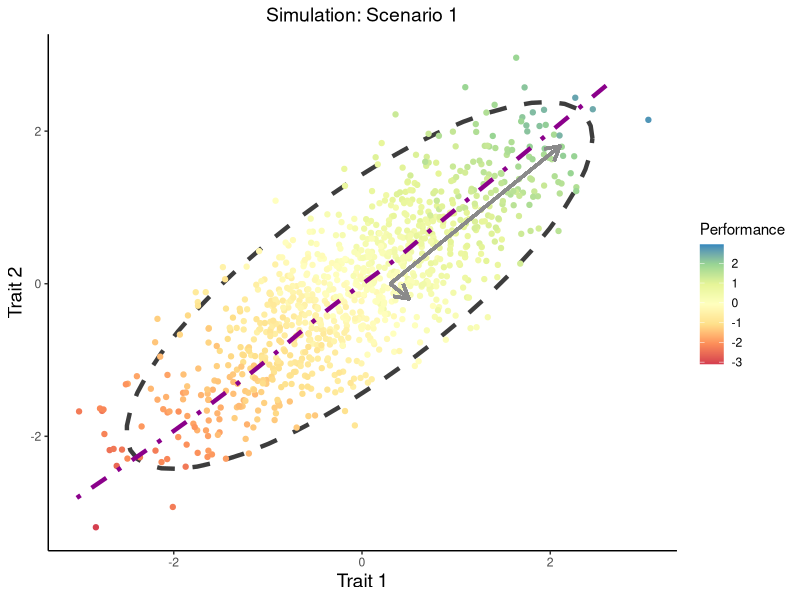
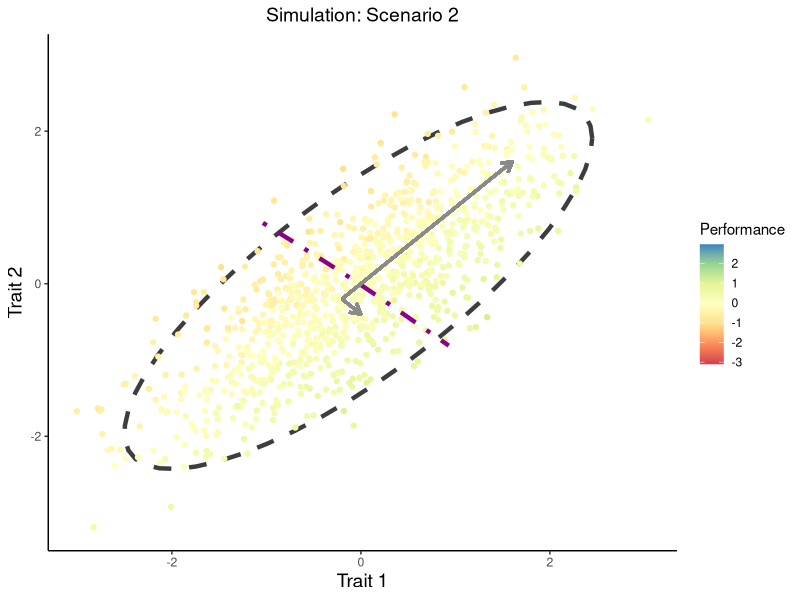

These charts were generated, in order, by the following R code: (Note: a time limit stopped this script after it produced the figures.)
# Running a simulation using our 2-trait model; Plotting output

# load libraries
library(mvtnorm)
library(ggplot2)
library(cowplot)
library(RColorBrewer)

###################################
# Two Traits, with Sampling Error #
###################################

set.seed(1234) # for reproducibility

n_sims <- 1000 # sample 1000 individuals

sigma_2 <- 0.02 # sampling variance of 0.02
y_1 <- numeric(n_sims) # empty vector to store y values under scenario 1
y_2 <- numeric(n_sims) # empty vector to store y values under scenario 2
v_1 <- matrix(c(0.5, 0.5), nrow = 1) # betas for scenario 1
v_2 <- matrix(c(0.5, -0.5), nrow = 1) # betas for scenario 2
rho <- matrix(c(1, 0.8, 0.8, 1), nrow = 2) # correlation matrix w/ rho = 0.8
x <- matrix(nrow = n_sims, ncol = 2) # empty trait matrix
eps_y_1 <- numeric(n_sims) # empty vector to store residuals for scenario 1
eps_y_2 <- numeric(n_sims) # empty vector to store residuals for scenario 2
for (i in 1:n_sims) {
  x[i, ] <- rmvnorm(1, sigma = rho)
  mu_y_1 <- v_1 %*% x[i, ]
  mu_y_2 <- v_2 %*% x[i, ]
  y_1[i] <- rnorm(1, mu_y_1, sqrt(sigma_2))
  y_2[i] <- rnorm(1, mu_y_2, sqrt(sigma_2))
  eps_y_1[i] <- y_1[i] - mu_y_1
  eps_y_2[i] <- y_2[i] - mu_y_2
}

# Take a look at how well the predicted variances match what is observed
rho_sim <- cov(x)
cat("Model 1...\n",
    "   Predicted: ", round(v_1 %*% rho_sim %*% t(v_1) + sigma_2, 3), "\n",
    "   Observed:  ", round(var(y_1), 3), "\n",
    "Model 2...\n",
    "   Predicted: ", round(v_2 %*% rho_sim %*% t(v_2) + sigma_2, 3), "\n",
    "   Observed:  ", round(var(y_2), 3), "\n")

# Scenario 1: predicted = 0.913
# Scenario 1: observed = 0.926

# Scenario 2: predicted = 0.118
# Scenario 2: observed = 0.125

############################################
# Plotting 1 Realization of the Simulation #
############################################

# Make dataframe that has the trait 1 and trait 2 data, and y1 and y2 performance data
dat <- as.data.frame(x)
colnames(dat) <- c("Trait_1", "Trait_2")
dat$Performance_1 <- y_1
dat$Performance_2 <- y_2

# We also want to plot the PC axes associated with the trait data
corre <- as.matrix(cor(x))
eigen <- eigen(corre)  # calculate eigenvectors and values
eigen
eigen$slopes[1] <- eigen$vectors[1,1]/eigen$vectors[2,1]  # calc slopes as ratios
eigen$slopes[2] <- eigen$vectors[1,1]/eigen$vectors[1,2]  # calc slopes as ratios
eigen # check

# And we want to plot the regression vectors (or "functional axes)
lm_1 <- lm(formula = Performance_1 ~ Trait_1 + Trait_2,
           data = dat)
predicted_1 <- data.frame(Perf_pred = predict(lm_1, dat), Trait_2 = dat$Trait_2)

lm_2 <- lm(formula = Performance_2 ~ Trait_1 + Trait_2,
           data = dat) 
predicted_2 <- data.frame(Perf_pred = predict(lm_2, dat), Trait_2 = dat$Trait_2)



# Plot for Scenario 1
p1 <- ggplot(data = dat, aes(x = Trait_1, y = Trait_2)) + 
  stat_ellipse(type = "norm", size = 1.5, linetype = "dashed", colour = "grey24")
p1 <- p1 + geom_point(aes(colour = Performance_1)) +
  scale_colour_distiller(type = "seq", palette = "Spectral", limits = c(-3.1,2.95), direction = 1) +
  ggtitle("Simulation: Scenario 1") + xlab("Trait 1") + ylab("Trait 2") +
  theme_classic() + labs(colour = "Performance") +
  theme(plot.title = element_text(size = 14, hjust = 0.5),
        axis.title.x = element_text(size = 14),
        axis.title.y = element_text(size = 14)) +
  geom_smooth(color = 'magenta4', data = predicted_1, aes(x = Perf_pred, y = Trait_2), 
              se = FALSE, linetype = "dotdash", size = 1.5) +
  geom_segment(x = 0.3, y = 0, xend = eigen$values[1] + 0.3, yend = eigen$slopes[1] * eigen$values[1], 
               colour = "grey54", arrow = arrow(length = unit(0.4, "cm")), size = 1) +
  geom_segment(x = 0.3, y = 0, xend = eigen$values[2] + 0.3, yend = eigen$slopes[2] * eigen$values[2], 
               colour = "grey54", arrow = arrow(length = unit(0.4, "cm")), size = 1)

p1

# Plot for Scenario 2
p2 <- ggplot(data = dat, aes(x = Trait_1, y = Trait_2)) + 
  stat_ellipse(type = "norm", size = 1.5, linetype = "dashed", colour = "grey24")
p2 <- p2 + geom_point(aes(colour = Performance_2)) +
  scale_colour_distiller(type = "seq", palette = "Spectral", limits = c(-3.1,2.95), direction = 1) +
  ggtitle("Simulation: Scenario 2") + xlab("Trait 1") + ylab("Trait 2") +
  theme_classic() + labs(colour = "Performance") +
  theme(plot.title = element_text(size = 14, hjust = 0.5),
        axis.title.x = element_text(size = 14),
        axis.title.y = element_text(size = 14)) +
  geom_smooth(color = 'magenta4', data = predicted_2, aes(x = Perf_pred, y = Trait_2), 
              se = FALSE, linetype = "dotdash", size = 1.5) +
  geom_segment(x = -0.2, y = -0.2, xend = eigen$values[1] - 0.2, yend = (eigen$slopes[1] * eigen$values[1]) - 0.2, 
               colour = "grey54", arrow = arrow(length = unit(0.3, "cm")), size = 1) +
  geom_segment(x = -0.2, y = -0.2, xend = eigen$values[2] - 0.2, yend = (eigen$slopes[2] * eigen$values[2]) - 0.2, 
               colour = "grey54", arrow = arrow(length = unit(0.3, "cm")), size = 1)

p2


###############################################
# Create a sampling distribution of variances #
###############################################
set.seed(1234)
n_sims <- 1000
n_iters <- 1000
sigma_2 <- 0.02

y_1 <- numeric(n_sims)
y_2 <- numeric(n_sims)
v_1 <- matrix(c(0.5, 0.5), nrow = 1)
v_2 <- matrix(c(0.5, -0.5), nrow = 1)
rho <- matrix(c(1, 0.8, 0.8, 1), nrow = 2)
x <- matrix(nrow = n_sims, ncol = 2)
eps_y_1 <- numeric(n_sims)
eps_y_2 <- numeric(n_sims)
var_y_1 <- numeric(n_iters)
var_y_2 <- numeric(n_iters)

for(j in 1:n_iters){
  for (i in 1:n_sims) {
    x[i, ] <- rmvnorm(1, sigma = rho)
    mu_y_1 <- v_1 %*% x[i, ]
    mu_y_2 <- v_2 %*% x[i, ]
    y_1[i] <- rnorm(1, mu_y_1, sqrt(sigma_2))
    y_2[i] <- rnorm(1, mu_y_2, sqrt(sigma_2))
    eps_y_1[i] <- y_1[i] - mu_y_1
    eps_y_2[i] <- y_2[i] - mu_y_2
  } 
  var_y_1[j] <- round(var(y_1), 3)
  var_y_2[j] <- round(var(y_2), 3)
}


################################################
# Plotting Distribution of Simulated Variances #
################################################

p3 <- ggplot(data = as.data.frame(var_y_1), aes(x = var_y_1))
p3 <- p3 + geom_density(colour = "grey4", fill = "grey44") +
  xlim(0.55,1.07) +
  geom_vline(xintercept = mean(var_y_1), size = 1.5) +
  geom_vline(xintercept = quantile(var_y_1, probs = 0.025), linetype = "dashed", size = 1.5) +
  geom_vline(xintercept = quantile(var_y_1, probs = 0.975), linetype = "dashed", size = 1.5) +
  ggtitle("Performance Variance: Scenario 1") + xlab("Variance") +
  theme_classic() +
  theme(plot.title = element_text(size = 14, hjust = 0.5),
        axis.title.x = element_text(size = 14),
        axis.title.y = element_blank(),
        axis.text.x = element_text(size = 12),
        axis.text.y = element_blank())
p3

p4 <- ggplot(data = as.data.frame(var_y_2), aes(x = var_y_2))
p4 <- p4 + geom_density(colour = "grey4", fill = "grey44") +
  xlim(0.10, 0.17) +
  geom_vline(xintercept = mean(var_y_2), size = 1.5) +
  geom_vline(xintercept = quantile(var_y_2, probs = 0.025), linetype = "dashed", size = 1.5) +
  geom_vline(xintercept = quantile(var_y_2, probs = 0.975), linetype = "dashed", size = 1.5) +
  ggtitle("Performance Variance: Scenario 2") + xlab("Variance") +
  theme_classic() +
  theme(plot.title = element_text(size = 14, hjust = 0.5),
        axis.title.x = element_text(size = 14),
        axis.title.y = element_blank(),
        axis.text.x = element_text(size = 12),
        axis.text.y = element_blank())
p4


#####################
# Save 4-panel plot #
#####################

# Will manually add the broken x-axis in panel D

plot_grid(p1, p3, p2, p4,
          labels = c("A", "B", "C", "D"), ncol = 2, nrow = 2)

# And Saving
ggsave(filename = "two-trait-simulation_panel.pdf",
       path = "Output/Figures",
       height = 8, width = 10)



###############################
## Exploring Other Scenarios ##
###############################


##############################
# Negative trait correlation #
##############################

set.seed(1234) # for reproducibility

n_sims <- 1000 # sample 1000 individuals

sigma_2 <- 0.02 # sampling variance of 0.02
y_1 <- numeric(n_sims) # empty vector to store y values under scenario 1
y_2 <- numeric(n_sims) # empty vector to store y values under scenario 2
v_1 <- matrix(c(0.5, 0.5), nrow = 1) # betas for scenario 1
v_2 <- matrix(c(0.5, -0.5), nrow = 1) # betas for scenario 2
rho <- matrix(c(1, -0.8, -0.8, 1), nrow = 2) # correlation matrix w/ rho = -0.8
x <- matrix(nrow = n_sims, ncol = 2) # empty trait matrix
eps_y_1 <- numeric(n_sims) # empty vector to store residuals for scenario 1
eps_y_2 <- numeric(n_sims) # empty vector to store residuals for scenario 2
for (i in 1:n_sims) {
  x[i, ] <- rmvnorm(1, sigma = rho)
  mu_y_1 <- v_1 %*% x[i, ]
  mu_y_2 <- v_2 %*% x[i, ]
  y_1[i] <- rnorm(1, mu_y_1, sqrt(sigma_2))
  y_2[i] <- rnorm(1, mu_y_2, sqrt(sigma_2))
  eps_y_1[i] <- y_1[i] - mu_y_1
  eps_y_2[i] <- y_2[i] - mu_y_2
}

# Take a look at how well the predicted variances match what is observed
rho_sim <- cov(x)
cat("Model 1...\n",
    "   Predicted: ", round(v_1 %*% rho_sim %*% t(v_1) + sigma_2, 3), "\n",
    "   Observed:  ", round(var(y_1), 3), "\n",
    "Model 2...\n",
    "   Predicted: ", round(v_2 %*% rho_sim %*% t(v_2) + sigma_2, 3), "\n",
    "   Observed:  ", round(var(y_2), 3), "\n")

# Model 1...
# Predicted:  0.119 
# Observed:   0.123 
# Model 2...
# Predicted:  0.903 
# Observed:   0.925


############################################
# Plotting 1 Realization of the Simulation #
############################################

# Make dataframe that has the trait 1 and trait 2 data, and y1 and y2 performance data
dat <- as.data.frame(x)
colnames(dat) <- c("Trait_1", "Trait_2")
dat$Performance_1 <- y_1
dat$Performance_2 <- y_2

# We also want to plot the PC axes associated with the trait data
corre <- as.matrix(cor(x))
eigen <- eigen(corre)  # calculate eigenvectors and values
eigen
eigen$slopes[1] <- eigen$vectors[1,1]/eigen$vectors[2,1]  # calc slopes as ratios
eigen$slopes[2] <- eigen$vectors[1,1]/eigen$vectors[1,2]  # calc slopes as ratios
eigen # check

# And we want to plot the regression vectors (or "functional axes)
lm_1 <- lm(formula = Performance_1 ~ Trait_1 + Trait_2,
           data = dat)
predicted_1 <- data.frame(Perf_pred = predict(lm_1, dat), Trait_2 = dat$Trait_2)

lm_2 <- lm(formula = Performance_2 ~ Trait_1 + Trait_2,
           data = dat) 
predicted_2 <- data.frame(Perf_pred = predict(lm_2, dat), Trait_2 = dat$Trait_2)



# Plot for Scenario 1
p1 <- ggplot(data = dat, aes(x = Trait_1, y = Trait_2)) + 
  stat_ellipse(type = "norm", size = 1.5, linetype = "dashed", colour = "grey24")
p1 <- p1 + geom_point(aes(colour = Performance_1)) +
  scale_colour_distiller(type = "seq", palette = "Spectral", limits = c(-3.1,2.95), direction = 1) +
  ggtitle("Simulation: Scenario 1") + xlab("Trait 1") + ylab("Trait 2") +
  theme_classic() + labs(colour = "Performance") +
  theme(plot.title = element_text(size = 14, hjust = 0.5),
        axis.title.x = element_text(size = 14),
        axis.title.y = element_text(size = 14)) +
  geom_smooth(color = 'magenta4', data = predicted_1, aes(x = Perf_pred, y = Trait_2), 
              se = FALSE, linetype = "dotdash", size = 1.5) +
  geom_segment(x = 0.3, y = 0, xend = eigen$values[1] + 0.3, yend = eigen$slopes[1] * eigen$values[1], 
               colour = "grey54", arrow = arrow(length = unit(0.4, "cm")), size = 1) +
  geom_segment(x = 0.3, y = 0, xend = eigen$values[2] + 0.3, yend = eigen$slopes[2] * eigen$values[2], 
               colour = "grey54", arrow = arrow(length = unit(0.4, "cm")), size = 1)

p1

# Plot for Scenario 2
p2 <- ggplot(data = dat, aes(x = Trait_1, y = Trait_2)) + 
  stat_ellipse(type = "norm", size = 1.5, linetype = "dashed", colour = "grey24")
p2 <- p2 + geom_point(aes(colour = Performance_2)) +
  scale_colour_distiller(type = "seq", palette = "Spectral", limits = c(-3.1,2.95), direction = 1) +
  ggtitle("Simulation: Scenario 2") + xlab("Trait 1") + ylab("Trait 2") +
  theme_classic() + labs(colour = "Performance") +
  theme(plot.title = element_text(size = 14, hjust = 0.5),
        axis.title.x = element_text(size = 14),
        axis.title.y = element_text(size = 14)) +
  geom_smooth(color = 'magenta4', data = predicted_2, aes(x = Perf_pred, y = Trait_2), 
              se = FALSE, linetype = "dotdash", size = 1.5) +
  geom_segment(x = -0.2, y = -0.2, xend = eigen$values[1] - 0.2, yend = (eigen$slopes[1] * eigen$values[1]) - 0.2, 
               colour = "grey54", arrow = arrow(length = unit(0.3, "cm")), size = 1) +
  geom_segment(x = -0.2, y = -0.2, xend = eigen$values[2] - 0.2, yend = (eigen$slopes[2] * eigen$values[2]) - 0.2, 
               colour = "grey54", arrow = arrow(length = unit(0.3, "cm")), size = 1)

p2


########################
# No trait correlation #
########################

set.seed(1234) # for reproducibility

n_sims <- 1000 # sample 1000 individuals

sigma_2 <- 0.02 # sampling variance of 0.02
y_1 <- numeric(n_sims) # empty vector to store y values under scenario 1
y_2 <- numeric(n_sims) # empty vector to store y values under scenario 2
v_1 <- matrix(c(0.5, 0.5), nrow = 1) # betas for scenario 1
v_2 <- matrix(c(0.5, -0.5), nrow = 1) # betas for scenario 2
rho <- matrix(c(1, 0.0, 0.0, 1), nrow = 2) # correlation matrix w/ rho = 0.0
x <- matrix(nrow = n_sims, ncol = 2) # empty trait matrix
eps_y_1 <- numeric(n_sims) # empty vector to store residuals for scenario 1
eps_y_2 <- numeric(n_sims) # empty vector to store residuals for scenario 2
for (i in 1:n_sims) {
  x[i, ] <- rmvnorm(1, sigma = rho)
  mu_y_1 <- v_1 %*% x[i, ]
  mu_y_2 <- v_2 %*% x[i, ]
  y_1[i] <- rnorm(1, mu_y_1, sqrt(sigma_2))
  y_2[i] <- rnorm(1, mu_y_2, sqrt(sigma_2))
  eps_y_1[i] <- y_1[i] - mu_y_1
  eps_y_2[i] <- y_2[i] - mu_y_2
}

# Take a look at how well the predicted variances match what is observed
rho_sim <- cov(x)
cat("Model 1...\n",
    "   Predicted: ", round(v_1 %*% rho_sim %*% t(v_1) + sigma_2, 3), "\n",
    "   Observed:  ", round(var(y_1), 3), "\n",
    "Model 2...\n",
    "   Predicted: ", round(v_2 %*% rho_sim %*% t(v_2) + sigma_2, 3), "\n",
    "   Observed:  ", round(var(y_2), 3), "\n")

# Model 1...
# Predicted:  0.516 
# Observed:   0.526 
# Model 2...
# Predicted:  0.511 
# Observed:   0.527 


############################################
# Plotting 1 Realization of the Simulation #
############################################

# Make dataframe that has the trait 1 and trait 2 data, and y1 and y2 performance data
dat <- as.data.frame(x)
colnames(dat) <- c("Trait_1", "Trait_2")
dat$Performance_1 <- y_1
dat$Performance_2 <- y_2

# We also want to plot the PC axes associated with the trait data
corre <- as.matrix(cor(x))
eigen <- eigen(corre)  # calculate eigenvectors and values
eigen
eigen$slopes[1] <- eigen$vectors[1,1]/eigen$vectors[2,1]  # calc slopes as ratios
eigen$slopes[2] <- eigen$vectors[1,1]/eigen$vectors[1,2]  # calc slopes as ratios
eigen # check

# And we want to plot the regression vectors (or "functional axes)
lm_1 <- lm(formula = Performance_1 ~ Trait_1 + Trait_2,
           data = dat)
predicted_1 <- data.frame(Perf_pred = predict(lm_1, dat), Trait_2 = dat$Trait_2)

lm_2 <- lm(formula = Performance_2 ~ Trait_1 + Trait_2,
           data = dat) 
predicted_2 <- data.frame(Perf_pred = predict(lm_2, dat), Trait_2 = dat$Trait_2)



# Plot for Scenario 1
p1 <- ggplot(data = dat, aes(x = Trait_1, y = Trait_2)) + 
  stat_ellipse(type = "norm", size = 1.5, linetype = "dashed", colour = "grey24")
p1 <- p1 + geom_point(aes(colour = Performance_1)) +
  scale_colour_distiller(type = "seq", palette = "Spectral", limits = c(-3.1,2.95), direction = 1) +
  ggtitle("Simulation: Scenario 1") + xlab("Trait 1") + ylab("Trait 2") +
  theme_classic() + labs(colour = "Performance") +
  theme(plot.title = element_text(size = 14, hjust = 0.5),
        axis.title.x = element_text(size = 14),
        axis.title.y = element_text(size = 14)) +
  geom_smooth(color = 'magenta4', data = predicted_1, aes(x = Perf_pred, y = Trait_2), 
              se = FALSE, linetype = "dotdash", size = 1.5) +
  geom_segment(x = 0.3, y = 0, xend = eigen$values[1] + 0.3, yend = eigen$slopes[1] * eigen$values[1], 
               colour = "grey54", arrow = arrow(length = unit(0.4, "cm")), size = 1) +
  geom_segment(x = 0.3, y = 0, xend = eigen$values[2] + 0.3, yend = eigen$slopes[2] * eigen$values[2], 
               colour = "grey54", arrow = arrow(length = unit(0.4, "cm")), size = 1)

p1

# Plot for Scenario 2
p2 <- ggplot(data = dat, aes(x = Trait_1, y = Trait_2)) + 
  stat_ellipse(type = "norm", size = 1.5, linetype = "dashed", colour = "grey24")
p2 <- p2 + geom_point(aes(colour = Performance_2)) +
  scale_colour_distiller(type = "seq", palette = "Spectral", limits = c(-3.1,2.95), direction = 1) +
  ggtitle("Simulation: Scenario 2") + xlab("Trait 1") + ylab("Trait 2") +
  theme_classic() + labs(colour = "Performance") +
  theme(plot.title = element_text(size = 14, hjust = 0.5),
        axis.title.x = element_text(size = 14),
        axis.title.y = element_text(size = 14)) +
  geom_smooth(color = 'magenta4', data = predicted_2, aes(x = Perf_pred, y = Trait_2), 
              se = FALSE, linetype = "dotdash", size = 1.5) +
  geom_segment(x = -0.2, y = -0.2, xend = eigen$values[1] - 0.2, yend = (eigen$slopes[1] * eigen$values[1]) - 0.2, 
               colour = "grey54", arrow = arrow(length = unit(0.3, "cm")), size = 1) +
  geom_segment(x = -0.2, y = -0.2, xend = eigen$values[2] - 0.2, yend = (eigen$slopes[2] * eigen$values[2]) - 0.2, 
               colour = "grey54", arrow = arrow(length = unit(0.3, "cm")), size = 1)

p2
